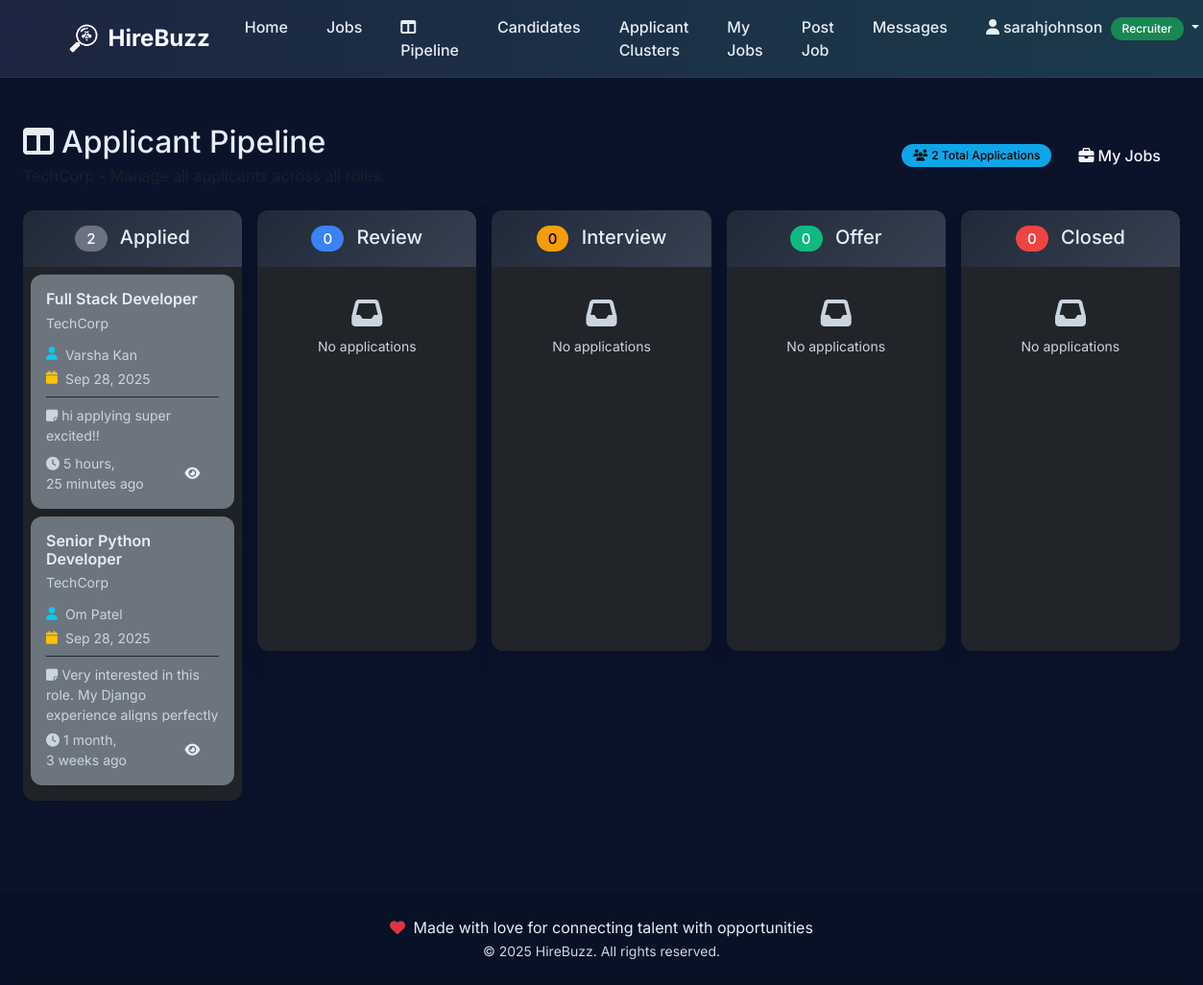
/applications/kanban/ (signed in), run on the app's committed database.
### applications/models.py (models this page shows, shortened)
class Application(models.Model):
    class Status(models.TextChoices):
        APPLIED = 'applied', 'Applied'
        REVIEW = 'review', 'Review'
        INTERVIEW = 'interview', 'Interview'
        OFFER = 'offer', 'Offer'
        CLOSED = 'closed', 'Closed'
    STATUS_BADGE_CLASSES = {
        Status.APPLIED: 'bg-secondary text-dark',
        Status.REVIEW: 'bg-primary',
        Status.INTERVIEW: 'bg-warning text-dark',
        Status.OFFER: 'bg-success',
        Status.CLOSED: 'bg-danger'
    }
    user = models.ForeignKey(
        settings.AUTH_USER_MODEL,
        on_delete=models.CASCADE,
        related_name='applications'
    )
    job = models.ForeignKey(
        'jobs.Job',
        on_delete=models.CASCADE,
        null=True,
        blank=True,
        help_text="Link to the actual job posting (if available)"
    )
    job_title = models.CharField(max_length=200)
    company_name = models.CharField(max_length=200)
    status = models.CharField(
        max_length=20,
        choices=Status.choices,
        default=Status.APPLIED
    )
    applied_on = models.DateField(auto_now_add=True)
    notes = models.TextField(blank=True)
    created_at = models.DateTimeField(auto_now_add=True)
    updated_at = models.DateTimeField(auto_now=True)
    class Meta:
        ordering = ['-updated_at']
        unique_together = ('user', 'job_title', 'company_name', 'applied_on')

### applications/views.py (the view)
# urls.py: path('kanban/', views.kanban_board, name='kanban_board'),
@login_required
def kanban_board(request):
    try:
        user_profile = request.user.user_profile
        if not user_profile.is_recruiter():
            messages.warning(request, 'Only recruiters can view the Kanban board.')
            return redirect('jobs:index')
        company = user_profile.company
        if not company:
            messages.warning(request, 'Please set your company in your profile to view the Kanban board.')
            return redirect('accounts:index')
    except:
        messages.warning(request, 'Please complete your profile setup first.')
        return redirect('accounts:index')
    from jobs.models import Job
    company_jobs = Job.objects.filter(
        Q(recruiter__user_profile__company=company) | Q(company__iexact=company)
    )
    applications = Application.objects.filter(
        Q(job__in=company_jobs) | Q(company_name__iexact=company)
    ).select_related('user', 'job').order_by('-updated_at')
    status_columns = {}
    for status_code, status_label in Application.Status.choices:
        status_columns[status_code] = {
            'label': status_label,
            'applications': [app for app in applications if app.status == status_code],
            'badge_class': Application.STATUS_BADGE_CLASSES.get(status_code, 'bg-secondary text-dark')
        }
    context = {
        'template_data': {'title': f'Applicant Pipeline - {company} - HireBuzz'},
        'status_columns': status_columns,
        'company': company,
        'total_applications': applications.count(),
    }
    return render(request, 'applications/kanban_board.html', context)

### applications/templates/applications/kanban_board.html (shortened to what this page needs)
{% extends 'base.html' %}
{% load static %}
{% block content %}
<div class="container-fluid px-3 px-md-4 py-4">
  <div class="d-flex justify-content-between align-items-center mb-4">
    <div>
      <h2 class="mb-1 text-light">
        <i class="fas fa-columns me-2"></i>Applicant Pipeline
      </h2>
      <p class="text-muted mb-0">{{ company }} - Manage all applicants across all roles</p>
    </div>
    <div class="d-flex align-items-center gap-2">
      <span class="badge bg-info text-dark">
        <i class="fas fa-users me-1"></i>{{ total_applications }} Total Applications
      </span>
      <a class="btn btn-outline-light" href="{% url 'jobs:my_jobs' %}">
        <i class="fas fa-briefcase me-1"></i>My Jobs
      </a>
    </div>
  </div>
  {% if total_applications > 0 %}
    <div class="kanban-board" id="kanbanBoard">
      <div class="row g-3">
        {% for status_code, column_data in status_columns.items %}
          <div class="col-12 col-md-6 col-lg-4 col-xl">
            <div class="kanban-column" data-status="{{ status_code }}">
              <div class="card bg-dark border-secondary h-100">
                <div class="card-header text-center py-3" style="background: linear-gradient(135deg, #1f2937 0%, #374151 100%);">
                  <h5 class="mb-0 text-light">
                    <span class="badge {{ column_data.badge_class }} me-2">{{ column_data.applications|length }}</span>
                    {{ column_data.label }}
                  </h5>
                </div>
                <div class="card-body p-2 kanban-column-body"
                     data-status="{{ status_code }}"
                     ondrop="handleDrop(event, '{{ status_code }}')"
                     ondragover="handleDragOver(event)"
                     ondragenter="handleDragEnter(event)"
                     ondragleave="handleDragLeave(event)">
                  {% for application in column_data.applications %}
                    <div class="kanban-card mb-2"
                         draggable="true"
                         ondragstart="handleDragStart(event, {{ application.id }})"
                         data-application-id="{{ application.id }}"
                         data-current-status="{{ application.status }}">
                      <div class="card bg-secondary border-0">
                        <div class="card-body p-3">
                          <div class="d-flex justify-content-between align-items-start mb-2">
                            <div class="flex-grow-1">
                              <h6 class="mb-1 text-light fw-semibold">
                                {% if application.job %}
                                  <a href="{% url 'jobs:detail' application.job.pk %}" class="text-light text-decoration-none">
                                    {{ application.job_title }}
                                    <i class="fas fa-external-link-alt ms-1" style="font-size: 0.7em;"></i>
                                  </a>
                                {% else %}
                                  {{ application.job_title }}
                                {% endif %}
                              </h6>
                              <p class="text-muted mb-1 small">{{ application.company_name }}</p>
                            </div>
                          </div>
                          <div class="mb-2">
                            <div class="d-flex align-items-center gap-2 mb-1">
                              <i class="fas fa-user text-info" style="font-size: 0.85em;"></i>
                              <span class="text-light small">
                                {{ application.user.get_full_name|default:application.user.username }}
                              </span>
                            </div>
                            <div class="d-flex align-items-center gap-2">
                              <i class="fas fa-calendar text-warning" style="font-size: 0.85em;"></i>
                              <span class="text-muted small">{{ application.applied_on|date:"M d, Y" }}</span>
                            </div>
                          </div>
                          {% if application.notes %}
                            <div class="mt-2 pt-2 border-top border-dark">
                              <p class="text-muted small mb-0" style="max-height: 60px; overflow: hidden; text-overflow: ellipsis;">
                                <i class="fas fa-sticky-note me-1"></i>{{ application.notes|truncatewords:15 }}
                              </p>
                            </div>
                          {% endif %}
                          <div class="mt-2 d-flex justify-content-between align-items-center">
                            <small class="text-muted">
                              <i class="fas fa-clock me-1"></i>{{ application.updated_at|timesince }} ago
                            </small>
                            <button class="btn btn-sm btn-outline-info"
                                    onclick="viewApplicationDetails({{ application.id }})"
                                    title="View Details">
                              <i class="fas fa-eye"></i>
                            </button>
                          </div>
                        </div>
                      </div>
                    </div>
                  {% empty %}
                    <div class="text-center py-4 text-muted">
                      <i class="fas fa-inbox fa-2x mb-2"></i>
                      <p class="small mb-0">No applications</p>
                    </div>
                  {% endfor %}
                </div>
              </div>
            </div>
          </div>
        {% endfor %}
      </div>
    </div>
  {% endif %}
</div>
{% endblock content %}

### hirebuzz/templates/base.html (shortened to what this page needs)
<!DOCTYPE html>
<html lang="en">
  {% load static %}
  <head>
    <link href="https://cdn.jsdelivr.net/npm/bootstrap@5.3.3/dist/css/bootstrap.min.css" rel="stylesheet">
    <link rel="stylesheet" href="https://cdnjs.cloudflare.com/ajax/libs/font-awesome/6.5.2/css/all.min.css" />
    <link rel="stylesheet" type="text/css" href="{% static 'css/style.css' %}">
  </head>
  <body class="hb-body">
    <nav class="navbar navbar-dark hb-nav navbar-expand-lg">
      <div class="container">
        <a class="navbar-brand d-flex align-items-center gap-2" href="{% url 'home:index' %}">
          <img src="{% static 'img/hirebuzz.png' %}" alt="HireBuzz" height="36" />
          <span class="fw-bold">HireBuzz</span>
        </a>
        <div class="collapse navbar-collapse" id="hbNav">
          <div class="navbar-nav ms-auto">
            <a class="nav-link" href="{% url 'home:index' %}">Home</a>
            <a class="nav-link" href="{% url 'jobs:index' %}">Jobs</a>
            {% if user.is_authenticated %}
              {% if user.user_profile.is_recruiter %}
                <a class="nav-link" href="{% url 'applications:kanban_board' %}">
                  <i class="fas fa-columns me-1"></i>Pipeline
                </a>
                <a class="nav-link" href="{% url 'profiles:index' %}">Candidates</a>
                <a class="nav-link" href="{% url 'jobs:applicant_cluster_map' %}">Applicant Clusters</a>
                <a class="nav-link" href="{% url 'jobs:my_jobs' %}">My Jobs</a>
                <a class="nav-link" href="{% url 'jobs:post_job' %}">Post Job</a>
              {% endif %}
            {% else %}
              <a class="nav-link" href="{% url 'profiles:index' %}">Profiles</a>
            {% endif %}
            <a class="nav-link" href="{% url 'communications:index' %}">Messages</a>
            {% if user.is_authenticated %}
              <div class="nav-item dropdown">
                <a class="nav-link dropdown-toggle" href="#" id="accountDropdown" role="button" data-bs-toggle="dropdown" aria-expanded="false">
                  <i class="fas fa-user me-1"></i>{{ user.username }}
                  {% if user.user_profile.is_recruiter %}
                    <span class="badge bg-success ms-1">Recruiter</span>
                  {% elif user.user_profile.is_job_seeker %}
                    <span class="badge bg-primary ms-1">Job Seeker</span>
                  {% endif %}
                </a>
              </div>
            {% endif %}
          </div>
        </div>
      </div>
    </nav>
    <main class="hb-main fade-in">
      {% block content %}{% endblock content %}
    </main>
    <footer class="text-center py-4 mt-5" style="background: rgba(0,0,0,0.1); backdrop-filter: blur(10px);">
      <div class="container">
        <p class="text-light mb-0">
          <i class="fas fa-heart text-danger me-1"></i>
          Made with love for connecting talent with opportunities
        </p>
        <small class="text-light" style="color: #cbd5e1 !important;">© 2025 HireBuzz. All rights reserved.</small>
      </div>
    </footer>
  </body>
</html>

### data on the page
Application: job_title "Full Stack Developer", company_name "TechCorp", user.get_full_name "Varsha Kan", applied_on "Sep 28, 2025", notes "hi applying super excited!!", updated_at "5 hours, 25 minutes"
Application: job_title "Senior Python Developer", company_name "TechCorp", user.get_full_name "Om Patel", applied_on "Sep 28, 2025", notes "Very interested in this role. My Django experience aligns perfectly…", updated_at "1 month, 3 weeks"

### other printed values
{{ user.username }} "sarahjohnson"
{{ total_applications }} "2"
{{ column_data.applications|length }} "2" "0" "0" "0" "0"
{{ column_data.label }} "Applied" "Review" "Interview" "Offer" "Closed"
